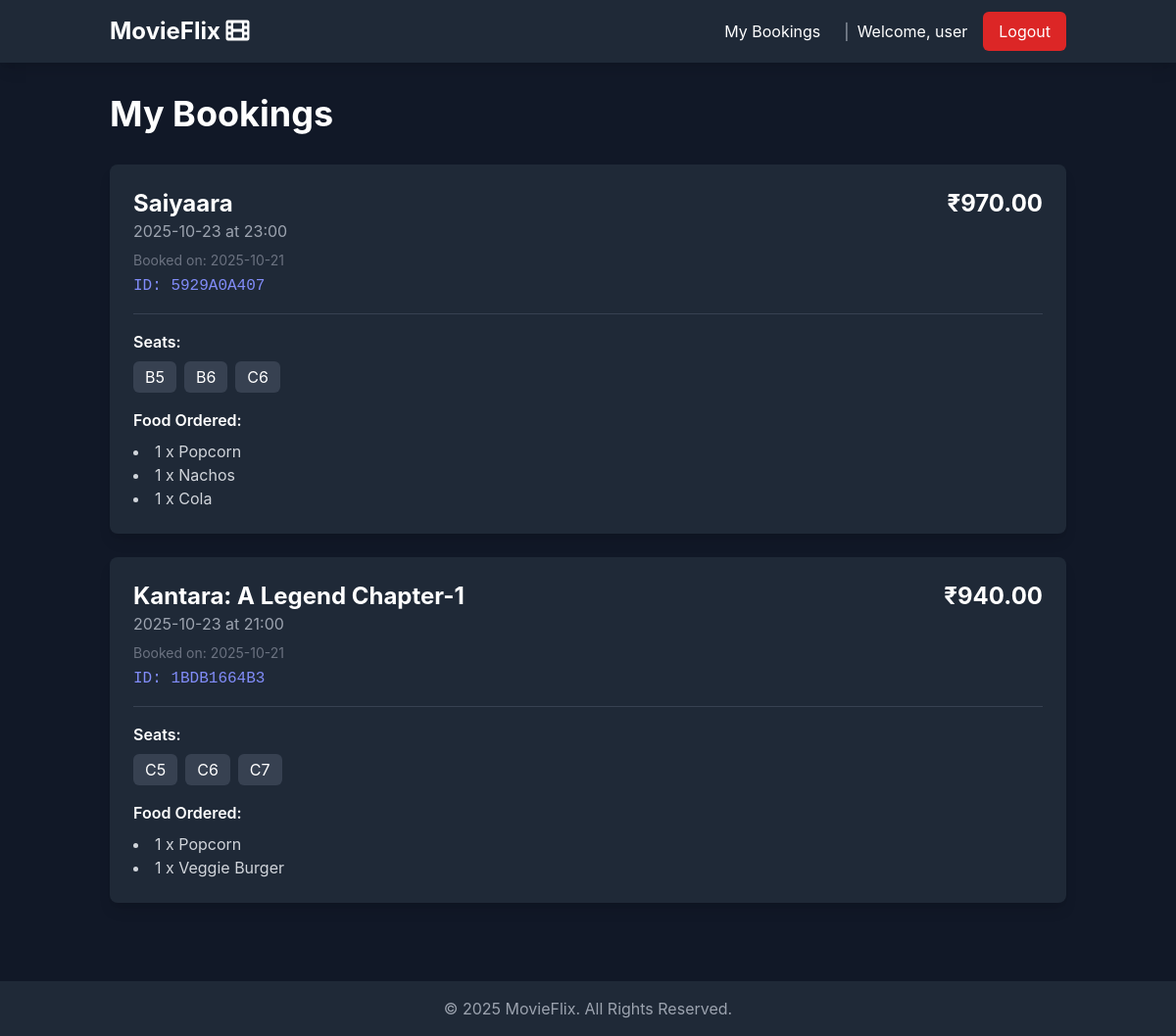
The page /my_bookings (signed in) on the database its author committed.
### tables this page shows
CREATE TABLE users (
        id INTEGER PRIMARY KEY AUTOINCREMENT,
        username TEXT UNIQUE NOT NULL,
        password TEXT NOT NULL,
        is_admin INTEGER DEFAULT 0
    );

CREATE TABLE movies (
        id INTEGER PRIMARY KEY AUTOINCREMENT,
        title TEXT NOT NULL,
        description TEXT,
        poster_url TEXT,
        duration_minutes INTEGER
    );

CREATE TABLE shows (
        id INTEGER PRIMARY KEY AUTOINCREMENT,
        movie_id INTEGER,
        show_date TEXT NOT NULL,
        show_time TEXT NOT NULL,
        FOREIGN KEY(movie_id) REFERENCES movies(id)
    );

CREATE TABLE bookings (
        id INTEGER PRIMARY KEY AUTOINCREMENT,
        booking_id TEXT UNIQUE NOT NULL,
        user_id INTEGER,
        show_id INTEGER,
        total_price REAL,
        booking_date DATETIME DEFAULT CURRENT_TIMESTAMP,
        FOREIGN KEY(user_id) REFERENCES users(id),
        FOREIGN KEY(show_id) REFERENCES shows(id)
    );

CREATE TABLE booked_seats (
        id INTEGER PRIMARY KEY AUTOINCREMENT,
        booking_id INTEGER,
        seat_number TEXT NOT NULL,
        FOREIGN KEY(booking_id) REFERENCES bookings(id)
    );

CREATE TABLE food_orders (
        id INTEGER PRIMARY KEY AUTOINCREMENT,
        booking_id INTEGER,
        item_id INTEGER,
        quantity INTEGER NOT NULL,
        FOREIGN KEY(booking_id) REFERENCES bookings(id),
        FOREIGN KEY(item_id) REFERENCES food_items(id)
    );

CREATE TABLE food_items (
        id INTEGER PRIMARY KEY AUTOINCREMENT,
        name TEXT NOT NULL,
        price REAL NOT NULL
    );

### app.py (the view)
@app.route('/my_bookings')
@login_required
def my_bookings():
    bookings = query_db('''
        SELECT b.booking_id, b.total_price, b.booking_date, s.show_date, s.show_time, m.title
        FROM bookings b
        JOIN shows s ON b.show_id = s.id
        JOIN movies m ON s.movie_id = m.id
        WHERE b.user_id = ?
        ORDER BY b.booking_date DESC
    ''', [session['user_id']])
    bookings_details = []
    for booking in bookings:
        booking_db = query_db('SELECT id FROM bookings WHERE booking_id = ?', [booking['booking_id']], one=True)
        seats = query_db('SELECT seat_number FROM booked_seats WHERE booking_id = ?', [booking_db['id']])
        food_orders = query_db('''
            SELECT fi.name, fo.quantity FROM food_orders fo
            JOIN food_items fi ON fo.item_id = fi.id
            WHERE fo.booking_id = ?
        ''', [booking_db['id']])
        bookings_details.append({
            'info': booking,
            'seats': [s['seat_number'] for s in seats],
            'food': food_orders
        })
    return render_template('my_bookings.html', bookings_details=bookings_details)

### app.py (called while the page is built)
def get_db():
    db = getattr(g, '_database', None)
    if db is None:
        db = g._database = sqlite3.connect(DATABASE)
        db.row_factory = sqlite3.Row
    return db

@app.teardown_appcontext
def close_connection(exception):
    db = getattr(g, '_database', None)
    if db is not None:
        db.close()

def query_db(query, args=(), one=False):
    cur = get_db().execute(query, args)
    rv = cur.fetchall()
    cur.close()
    return (rv[0] if rv else None) if one else rv

def login_required(f):
    @wraps(f)
    def decorated_function(*args, **kwargs):
        if 'user_id' not in session:
            return redirect(url_for('login'))
        return f(*args, **kwargs)
    return decorated_function

@app.context_processor
def inject_user():
    user = None
    if 'user_id' in session:
        user = query_db('SELECT * FROM users WHERE id = ?', [session['user_id']], one=True)
    return dict(current_user=user)

### templates/my_bookings.html (shortened to what this page needs)
{% extends 'layout.html' %}
{% block content %}
<h1 class="text-4xl font-bold mb-8">My Bookings</h1>
<div class="space-y-6">
    {% for booking_detail in bookings_details %}
    <div class="bg-gray-800 p-6 rounded-lg shadow-lg">
        <div class="flex justify-between items-start">
            <div>
                <h2 class="text-2xl font-bold">{{ booking_detail.info.title }}</h2>
                <p class="text-gray-400">{{ booking_detail.info.show_date }} at {{ booking_detail.info.show_time }}</p>
                <p class="text-sm text-gray-500 mt-2">Booked on: {{ booking_detail.info.booking_date.split(' ')[0] }}</p>
                <p class="font-mono text-indigo-400 mt-1">ID: {{ booking_detail.info.booking_id }}</p>
            </div>
            <div class="text-right">
                <p class="text-2xl font-bold">₹{{ "%.2f"|format(booking_detail.info.total_price) }}</p>
            </div>
        </div>
        <div class="mt-4 pt-4 border-t border-gray-700">
            <h3 class="font-semibold mb-2">Seats:</h3>
            <div class="flex flex-wrap gap-2">
                {% for seat in booking_detail.seats %}
                <span class="bg-gray-700 px-3 py-1 rounded-md">{{ seat }}</span>
                {% endfor %}
            </div>
             {% if booking_detail.food %}
             <h3 class="font-semibold mt-4 mb-2">Food Ordered:</h3>
              <ul class="list-disc list-inside text-gray-300">
                {% for item in booking_detail.food %}
                    <li>{{ item.quantity }} x {{ item.name }}</li>
                {% endfor %}
              </ul>
            {% endif %}
        </div>
    </div>
    {% else %}
    <p class="text-gray-400 text-center text-xl mt-10">You have no bookings yet.</p>
    {% endfor %}
</div>
{% endblock %}

### templates/layout.html (shortened to what this page needs)
<!DOCTYPE html>
<html lang="en">
<head>
    <script src="https://cdn.tailwindcss.com"></script>
    <link rel="stylesheet" href="https://cdnjs.cloudflare.com/ajax/libs/font-awesome/6.0.0-beta3/css/all.min.css">
</head>
<body class="bg-gray-900 text-white">
    <nav class="bg-gray-800 shadow-lg">
        <div class="container mx-auto px-6 py-3">
            <div class="flex items-center justify-between">
                <a href="{{ url_for('index') }}" class="text-2xl font-bold text-white">MovieFlix <i class="fas fa-film"></i></a>
                <div class="flex items-center">
                    {% if current_user %}
                        {% if current_user.is_admin %}
                             <a href="{{ url_for('admin_dashboard') }}" class="px-4 py-2 text-white hover:text-gray-300">Admin Dashboard</a>
                        {% else %}
                             <a href="{{ url_for('my_bookings') }}" class="px-4 py-2 text-white hover:text-gray-300">My Bookings</a>
                        {% endif %}
                        <span class="text-gray-400 mx-2">|</span>
                        <span class="text-white mr-4">Welcome, {{ current_user.username }}</span>
                        <a href="{{ url_for('logout') }}" class="px-4 py-2 bg-red-600 hover:bg-red-700 text-white rounded-md">Logout</a>
                    {% else %}
                        <a href="{{ url_for('login') }}" class="px-4 py-2 text-white hover:text-gray-300">Login</a>
                        <a href="{{ url_for('register') }}" class="ml-2 px-4 py-2 bg-indigo-600 hover:bg-indigo-700 text-white rounded-md">Register</a>
                    {% endif %}
                </div>
            </div>
        </div>
    </nav>
    <main class="container mx-auto px-6 py-8">
        {% block content %}{% endblock %}
    </main>
    <footer class="bg-gray-800 mt-12 py-4">
        <div class="container mx-auto px-6 text-center text-gray-400">
            &copy; 2025 MovieFlix. All Rights Reserved.
        </div>
    </footer>
</body>
</html>

### templates/layout.html (style rules this page uses)
body { font-family: 'Inter', sans-serif; }

### rows shown on the page
users: username "user"
movies: info "Saiyaara"
shows: info.show_date "2025-10-23", info.show_time "23:00"
bookings: info.booking_date "2025-10-21", info.booking_id "5929A0A407", info.total_price "970.00"
booked_seats: seat_number "B5"
booked_seats: seat_number "B6"
booked_seats: seat_number "C6"
food_orders: quantity "1", name "Popcorn"
food_orders: quantity "1", name "Nachos"
food_orders: quantity "1", name "Cola"
movies: info "Kantara: A Legend Chapter-1"
shows: info.show_date "2025-10-23", info.show_time "21:00"
bookings: info.booking_date "2025-10-21", info.booking_id "1BDB1664B3", info.total_price "940.00"
booked_seats: seat_number "C5"
booked_seats: seat_number "C6"
booked_seats: seat_number "C7"
food_orders: quantity "1", name "Popcorn"
food_orders: quantity "1", name "Veggie Burger"
